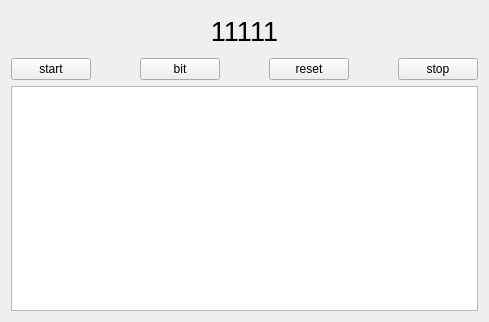
<?xml version="1.0" encoding="UTF-8"?>
<ui version="4.0">
 <class>Widget</class>
 <widget class="QWidget" name="Widget">
  <property name="geometry">
   <rect>
    <x>0</x>
    <y>0</y>
    <width>489</width>
    <height>322</height>
   </rect>
  </property>
  <property name="windowTitle">
   <string>Widget</string>
  </property>
  <layout class="QGridLayout" name="gridLayout">
   <item row="0" column="0">
    <widget class="QLabel" name="label_bt">
     <property name="minimumSize">
      <size>
       <width>451</width>
       <height>41</height>
      </size>
     </property>
     <property name="font">
      <font>
       <pointsize>20</pointsize>
      </font>
     </property>
     <property name="text">
      <string>11111</string>
     </property>
     <property name="alignment">
      <set>Qt::AlignCenter</set>
     </property>
    </widget>
   </item>
   <item row="1" column="0">
    <layout class="QHBoxLayout" name="horizontalLayout">
     <item>
      <widget class="QPushButton" name="start_bt">
       <property name="text">
        <string>start</string>
       </property>
      </widget>
     </item>
     <item>
      <spacer name="horizontalSpacer">
       <property name="orientation">
        <enum>Qt::Horizontal</enum>
       </property>
       <property name="sizeHint" stdset="0">
        <size>
         <width>40</width>
         <height>20</height>
        </size>
       </property>
      </spacer>
     </item>
     <item>
      <widget class="QPushButton" name="bit_bt">
       <property name="text">
        <string>bit</string>
       </property>
      </widget>
     </item>
     <item>
      <spacer name="horizontalSpacer_2">
       <property name="orientation">
        <enum>Qt::Horizontal</enum>
       </property>
       <property name="sizeHint" stdset="0">
        <size>
         <width>40</width>
         <height>20</height>
        </size>
       </property>
      </spacer>
     </item>
     <item>
      <widget class="QPushButton" name="reset_bt">
       <property name="text">
        <string>reset</string>
       </property>
      </widget>
     </item>
     <item>
      <spacer name="horizontalSpacer_3">
       <property name="orientation">
        <enum>Qt::Horizontal</enum>
       </property>
       <property name="sizeHint" stdset="0">
        <size>
         <width>40</width>
         <height>20</height>
        </size>
       </property>
      </spacer>
     </item>
     <item>
      <widget class="QPushButton" name="stop_bt">
       <property name="text">
        <string>stop</string>
       </property>
      </widget>
     </item>
    </layout>
   </item>
   <item row="2" column="0">
    <widget class="QTextBrowser" name="text_bt"/>
   </item>
  </layout>
 </widget>
 <resources/>
 <connections/>
</ui>
